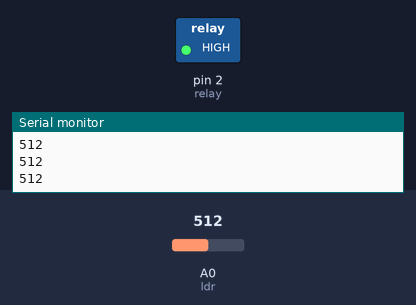
Recording of a sketch running on a simulated Arduino Uno, built with avr-gcc and run on an emulated ATmega328P. On the bench: switched loads named in the sketch (green lamp = pin HIGH), the last lines printed to the serial monitor. The test bench sets the inputs (shaded band); at power-on: A0 (ldr) = 512.

Above: at 1.2 s.
1.3 s: A0 (ldr) set to 738
2.8 s: A0 (ldr) set to 764
At 3.7 s:
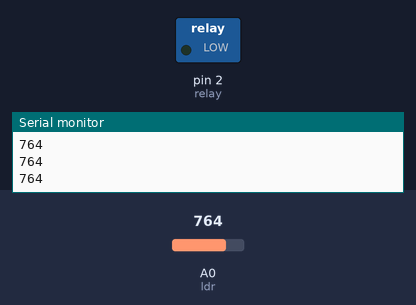
4.3 s: A0 (ldr) set to 740
At 5.1 s:
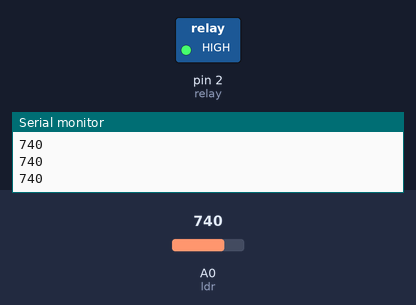
5.8 s: A0 (ldr) set to 760
At 6.3 s:
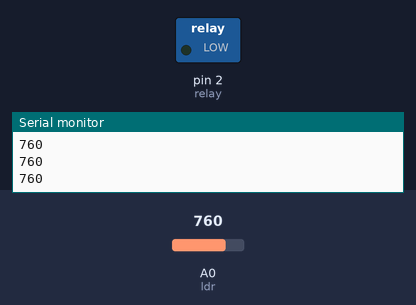
Timing chart, 0 to 8.3 s (numbered marks = the images above; inputs shaded):
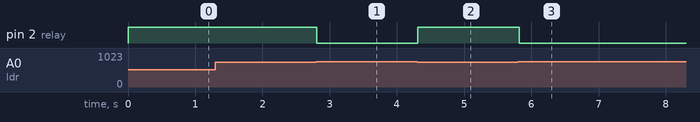

Measured:
- the behaviour switches between 749 and 750 on A0 (ldr) (found by bisection; images 0 and 1)
- after the input at 2.8 s, pin 2 (relay): HIGH → LOW at once
- after the input at 4.3 s, pin 2 (relay): LOW → HIGH at once
- after the input at 5.8 s, pin 2 (relay): HIGH → LOW at once

The sketch:

code.ino
```cpp
// ------------------------------
// Automatic Lamp Control System
// ------------------------------
// This sketch uses a photoresistor (LDR) to detect ambient light levels.
// When the light falls below a threshold, it activates a relay
// to turn on a connected lamp or high-voltage circuit.
// ------------------------------

int relay = 2;      // Pin connected to the relay module
int ldr = A0;       // Analog pin connected to the LDR (photoresistor)
int threshold = 750; // Adjustable threshold value (0-1023) for darkness detection

void setup() {
  Serial.begin(9600);          // Start serial communication at 9600 bps (for debugging)
  pinMode(relay, OUTPUT);      // Set relay pin as output
  pinMode(ldr, INPUT);         // Set LDR pin as input
}

void loop() {
  int ldrValue = analogRead(ldr);  // Read current light level from the LDR
  Serial.println(ldrValue);        // Print LDR value to the Serial Monitor (for testing/debugging)

  // Compare LDR value with the threshold
  if (ldrValue < threshold) {
    digitalWrite(relay, HIGH);     // If it's dark, turn ON the relay (activate lamp)
  } else {
    digitalWrite(relay, LOW);      // If it's bright, turn OFF the relay (deactivate lamp)
  }

  delay(100); // Short delay for stability (optional)
}
```
